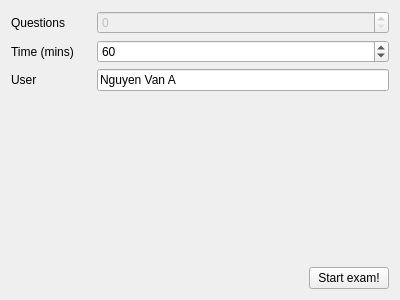
<?xml version="1.0" encoding="UTF-8"?>
<ui version="4.0">
 <class>FrmConfigExam</class>
 <widget class="QWidget" name="FrmConfigExam">
  <property name="geometry">
   <rect>
    <x>0</x>
    <y>0</y>
    <width>400</width>
    <height>300</height>
   </rect>
  </property>
  <property name="windowTitle">
   <string>Form</string>
  </property>
  <layout class="QGridLayout" name="gridLayout">
   <item row="1" column="1">
    <widget class="QSpinBox" name="spinTimeInMins">
     <property name="minimum">
      <number>10</number>
     </property>
     <property name="maximum">
      <number>9999</number>
     </property>
     <property name="value">
      <number>60</number>
     </property>
    </widget>
   </item>
   <item row="1" column="0">
    <widget class="QLabel" name="label_2">
     <property name="text">
      <string>Time (mins)</string>
     </property>
    </widget>
   </item>
   <item row="0" column="1">
    <widget class="QSpinBox" name="spinQuestionCount">
     <property name="enabled">
      <bool>false</bool>
     </property>
     <property name="maximum">
      <number>9999</number>
     </property>
    </widget>
   </item>
   <item row="2" column="1">
    <widget class="QLineEdit" name="leUser">
     <property name="text">
      <string>Nguyen Van A</string>
     </property>
    </widget>
   </item>
   <item row="0" column="0">
    <widget class="QLabel" name="label">
     <property name="minimumSize">
      <size>
       <width>80</width>
       <height>0</height>
      </size>
     </property>
     <property name="text">
      <string>Questions</string>
     </property>
    </widget>
   </item>
   <item row="2" column="0">
    <widget class="QLabel" name="label_3">
     <property name="text">
      <string>User</string>
     </property>
    </widget>
   </item>
   <item row="4" column="0" colspan="2">
    <layout class="QHBoxLayout" name="horizontalLayout">
     <item>
      <spacer name="horizontalSpacer">
       <property name="orientation">
        <enum>Qt::Horizontal</enum>
       </property>
       <property name="sizeHint" stdset="0">
        <size>
         <width>40</width>
         <height>20</height>
        </size>
       </property>
      </spacer>
     </item>
     <item>
      <widget class="QPushButton" name="pbStart">
       <property name="text">
        <string>Start exam!</string>
       </property>
      </widget>
     </item>
    </layout>
   </item>
   <item row="3" column="0" colspan="2">
    <spacer name="verticalSpacer">
     <property name="orientation">
      <enum>Qt::Vertical</enum>
     </property>
     <property name="sizeHint" stdset="0">
      <size>
       <width>20</width>
       <height>40</height>
      </size>
     </property>
    </spacer>
   </item>
  </layout>
 </widget>
 <resources/>
 <connections/>
</ui>
